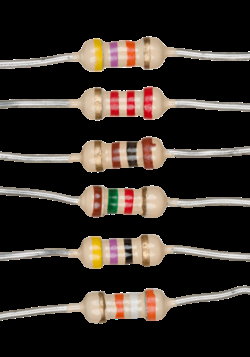
#> input picture ver_1/sample3.png, 250 x 357 px, given in place of the camera
$ python live_capture.py
#> lines starting #> are read from the running program, lines starting #| are printed output that depends on the picture; after the words box and inside, x2 and y2 are one past the last pixel; in counts of white or black regions, pixels touching at a corner belong together
# ver 2. taking live video capture

import cv2
import numpy as np

cam = cv2.VideoCapture(0)
while True:
    _, frame = cam.read()
#> frame is the input picture: shape (357, 250, 3); mean B, G, R 38.3, 43.5, 50.1
    hsv_frame = cv2.cvtColor(frame, cv2.COLOR_BGR2HSV) # converting bgr to hsv
#> hsv_frame: shape (357, 250, 3); mean H, S, V 6.9, 16.8, 50.4

    # black
    low_black = np.array([0,0,0])
    high_black = np.array([14,255,111])
    black_mask =  cv2.inRange(hsv_frame, low_black, high_black)
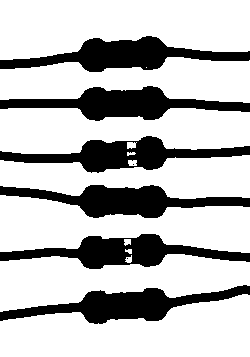
#> black_mask: shape (357, 250); 74% white; 8 black regions (2 under 20 px), largest, box (x1, y1, x2, y2) and area: (0, 36, 250, 72) 3978, (0, 86, 250, 121) 3936, (0, 285, 250, 324) 3918, (0, 185, 250, 218) 3894, (0, 234, 250, 269) 3764, (0, 136, 250, 173) 3742
    # black  = cv2.bitwise_and(frame, frame, mask = black_mask)
    black = cv2.bitwise_not(black_mask)

    # brown
    low_brown = np.array([5,220,24])
    high_brown = np.array([10,255,101])
    brown_mask = cv2.inRange(hsv_frame, low_brown, high_brown)
#> brown_mask: shape (357, 250); 0% white in thin lines or dots, all inside (x1, y1, x2, y2) = (173, 148, 174, 149)
    brown = cv2.bitwise_and(frame, frame, mask = brown_mask)

    # red
    low_red = np.array([161, 155, 84])
    high_red = np.array([179, 255, 255])
    red_mask =  cv2.inRange(hsv_frame, low_red, high_red)
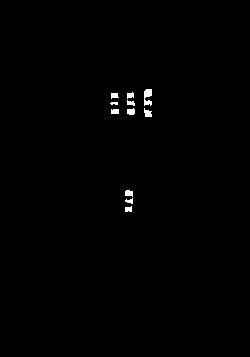
#> red_mask: shape (357, 250); 0.52% white; 11 white regions, largest, box (x1, y1, x2, y2) and area: (144, 89, 152, 106) 100, (144, 108, 152, 117) 49, (127, 108, 135, 115) 46
    red  = cv2.bitwise_and(frame, frame, mask = red_mask)

    # orange
    low_orange = np.array([4,31,198])
    high_orange = np.array([10,255,255])
    orange_mask =  cv2.inRange(hsv_frame, low_orange, high_orange)
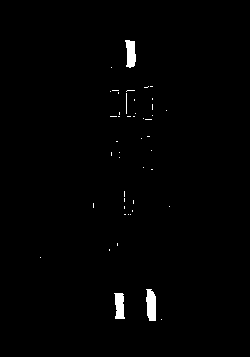
#> orange_mask: shape (357, 250); 0.96% white; 47 white regions (43 under 20 px), largest, box (x1, y1, x2, y2) and area: (146, 289, 156, 321) 268, (125, 40, 136, 68) 232, (114, 293, 125, 319) 221, (126, 93, 127, 114) 21
    orange  = cv2.bitwise_and(frame, frame, mask = orange_mask)

    # yellow
    low_yellow = np.array([21, 95, 42])
    high_yellow = np.array([28,255,241])
    yellow_mask = cv2.inRange(hsv_frame, low_yellow, high_yellow)
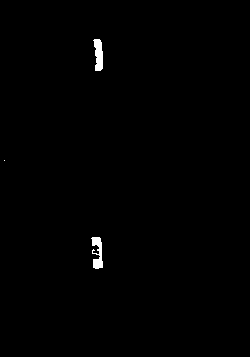
#> yellow_mask: shape (357, 250); 0.52% white; 3 white regions (1 under 20 px), largest, box (x1, y1, x2, y2) and area: (93, 39, 103, 71) 233, (91, 237, 103, 269) 232
    yellow = cv2.bitwise_and(frame, frame, mask = yellow_mask)

    # green
    low_green = np.array([54, 41, 0])
    high_green = np.array([77, 255, 157])
    green_mask = cv2.inRange(hsv_frame, low_green, high_green)
#> green_mask: shape (357, 250); 0.28% white; 1 white region, box (x1, y1, x2, y2) and area: (107, 188, 118, 214) 249
    green = cv2.bitwise_and(frame, frame, mask = green_mask)

    # blue
    low_blue = np.array([94, 80, 2])
    high_blue = np.array([126, 255, 255])
    blue_mask =  cv2.inRange(hsv_frame, low_blue, high_blue)
#> blue_mask: shape (357, 250); 0% white in thin lines or dots, all inside (x1, y1, x2, y2) = (137, 191, 165, 319)
    blue  = cv2.bitwise_and(frame, frame, mask = blue_mask)

    # violet
    low_violet = np.array([121, 64, 65])
    high_violet = np.array([169, 202, 255])
    violet_mask =  cv2.inRange(hsv_frame, low_violet, high_violet)
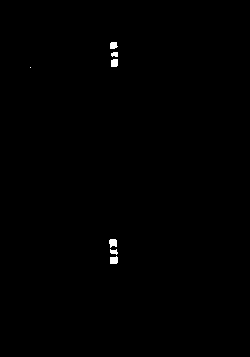
#> violet_mask: shape (357, 250); 0.31% white; 7 white regions (1 under 20 px), largest, box (x1, y1, x2, y2) and area: (109, 239, 117, 248) 57, (110, 256, 118, 264) 56, (111, 59, 118, 67) 53, (110, 42, 118, 49) 47, (110, 249, 118, 255) 32, (111, 52, 118, 57) 30
    violet  = cv2.bitwise_and(frame, frame, mask = violet_mask)

    # gray

    # white
    low_white = np.array([8, 71, 139])
    high_white = np.array([22, 108, 242])
    white_mask =  cv2.inRange(hsv_frame, low_white, high_white)
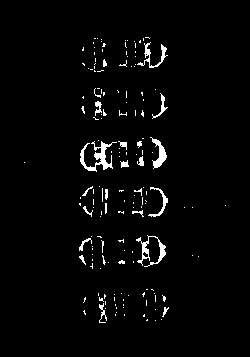
#> white_mask: shape (357, 250); 2.7% white; 159 white regions (136 under 20 px), largest, box (x1, y1, x2, y2) and area: (80, 141, 117, 172) 381, (136, 235, 166, 267) 266, (150, 137, 167, 169) 210
    white  = cv2.bitwise_and(frame, frame, mask = white_mask)
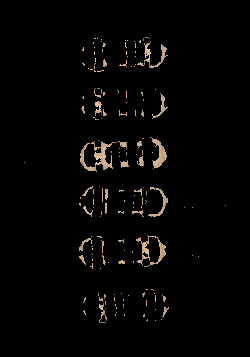
#> white: shape (357, 250, 3); mean B, G, R 3.6, 4.5, 5.3

    cv2.imshow("frame", frame)
    # cv2.imshow("black mask", black)
    cv2.imshow("brown mask", brown)
    # [7 lines of commented-out code are left out]

    key = cv2.waitKey(1)
#> (key Esc is pressed here)
    if key == 27: # esc key
        break
